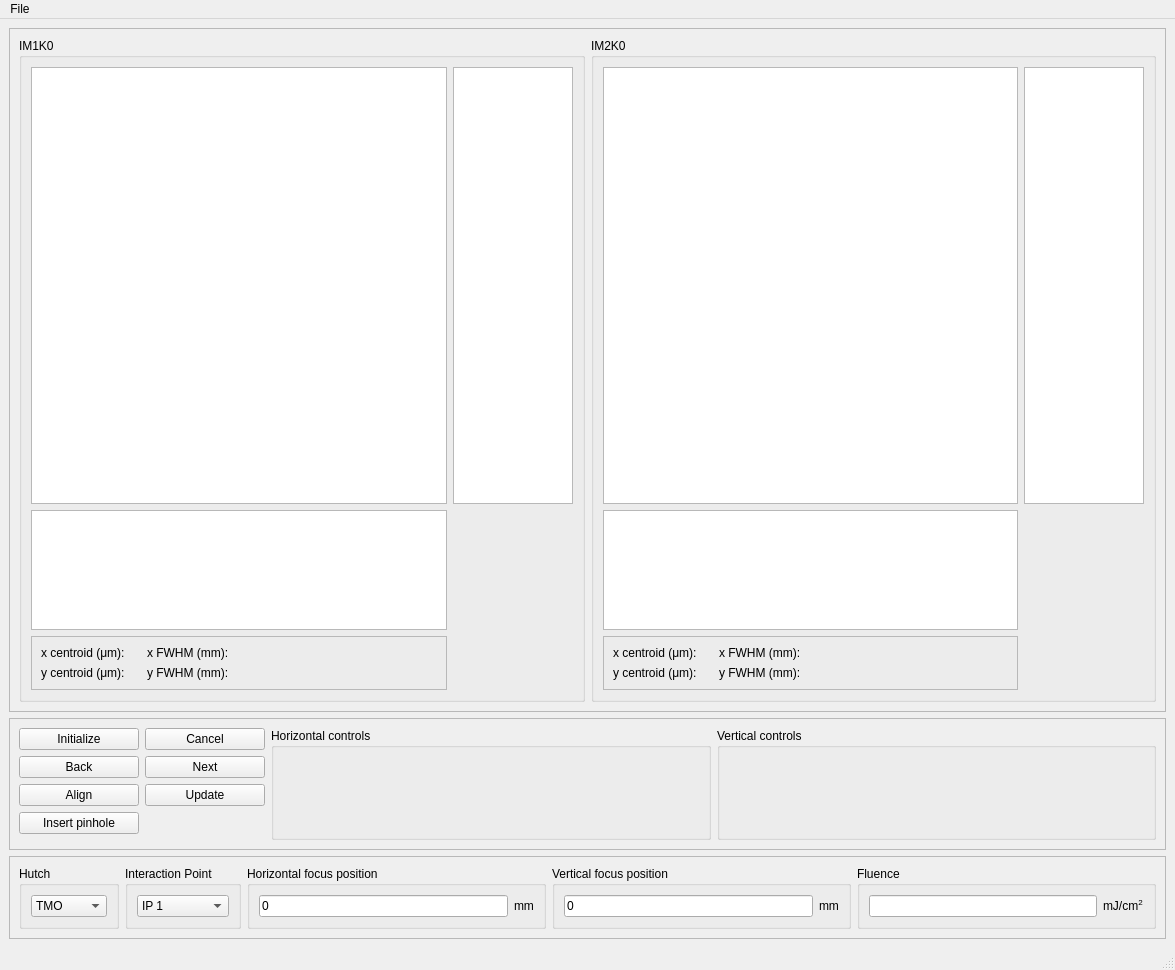
<?xml version="1.0" encoding="UTF-8"?>
<ui version="4.0">
 <class>MainWindow</class>
 <widget class="QMainWindow" name="MainWindow">
  <property name="geometry">
   <rect>
    <x>0</x>
    <y>0</y>
    <width>1175</width>
    <height>970</height>
   </rect>
  </property>
  <property name="windowTitle">
   <string>Alignment Sim</string>
  </property>
  <widget class="QWidget" name="centralwidget">
   <layout class="QVBoxLayout" name="verticalLayout">
    <item>
     <widget class="QFrame" name="frame">
      <property name="maximumSize">
       <size>
        <width>16777215</width>
        <height>16777215</height>
       </size>
      </property>
      <property name="frameShape">
       <enum>QFrame::StyledPanel</enum>
      </property>
      <property name="frameShadow">
       <enum>QFrame::Raised</enum>
      </property>
      <layout class="QHBoxLayout" name="horizontalLayout">
       <item>
        <widget class="QGroupBox" name="leftGroupBox">
         <property name="minimumSize">
          <size>
           <width>300</width>
           <height>0</height>
          </size>
         </property>
         <property name="maximumSize">
          <size>
           <width>1000</width>
           <height>1000</height>
          </size>
         </property>
         <property name="title">
          <string>IM1K0</string>
         </property>
         <layout class="QGridLayout" name="gridLayout">
          <item row="0" column="0">
           <widget class="GraphicsLayoutWidget" name="leftCanvas">
            <property name="minimumSize">
             <size>
              <width>0</width>
              <height>0</height>
             </size>
            </property>
            <property name="maximumSize">
             <size>
              <width>1000</width>
              <height>1000</height>
             </size>
            </property>
           </widget>
          </item>
          <item row="0" column="1">
           <widget class="GraphicsLayoutWidget" name="leftVerticalCanvas">
            <property name="maximumSize">
             <size>
              <width>120</width>
              <height>16777215</height>
             </size>
            </property>
           </widget>
          </item>
          <item row="2" column="0">
           <widget class="QFrame" name="frame_5">
            <property name="minimumSize">
             <size>
              <width>0</width>
              <height>25</height>
             </size>
            </property>
            <property name="frameShape">
             <enum>QFrame::StyledPanel</enum>
            </property>
            <property name="frameShadow">
             <enum>QFrame::Raised</enum>
            </property>
            <layout class="QFormLayout" name="formLayout">
             <item row="0" column="0">
              <widget class="QLabel" name="x1CentroidLabel">
               <property name="minimumSize">
                <size>
                 <width>100</width>
                 <height>0</height>
                </size>
               </property>
               <property name="text">
                <string>x centroid (μm):    </string>
               </property>
              </widget>
             </item>
             <item row="0" column="1">
              <widget class="QLabel" name="x1WidthLabel">
               <property name="minimumSize">
                <size>
                 <width>100</width>
                 <height>0</height>
                </size>
               </property>
               <property name="text">
                <string>x FWHM (mm):</string>
               </property>
              </widget>
             </item>
             <item row="1" column="0">
              <widget class="QLabel" name="y1CentroidLabel">
               <property name="minimumSize">
                <size>
                 <width>100</width>
                 <height>0</height>
                </size>
               </property>
               <property name="text">
                <string>y centroid (μm):    </string>
               </property>
              </widget>
             </item>
             <item row="1" column="1">
              <widget class="QLabel" name="y1WidthLabel">
               <property name="minimumSize">
                <size>
                 <width>100</width>
                 <height>0</height>
                </size>
               </property>
               <property name="text">
                <string>y FWHM (mm):</string>
               </property>
              </widget>
             </item>
            </layout>
           </widget>
          </item>
          <item row="1" column="0">
           <widget class="GraphicsLayoutWidget" name="leftHorizontalCanvas">
            <property name="maximumSize">
             <size>
              <width>16777215</width>
              <height>120</height>
             </size>
            </property>
           </widget>
          </item>
         </layout>
        </widget>
       </item>
       <item>
        <widget class="QGroupBox" name="rightGroupBox">
         <property name="maximumSize">
          <size>
           <width>1000</width>
           <height>1000</height>
          </size>
         </property>
         <property name="title">
          <string>IM2K0</string>
         </property>
         <layout class="QGridLayout" name="gridLayout_2">
          <item row="1" column="0">
           <widget class="GraphicsLayoutWidget" name="rightHorizontalCanvas">
            <property name="maximumSize">
             <size>
              <width>16777215</width>
              <height>120</height>
             </size>
            </property>
           </widget>
          </item>
          <item row="0" column="1">
           <widget class="GraphicsLayoutWidget" name="rightVerticalCanvas">
            <property name="maximumSize">
             <size>
              <width>120</width>
              <height>16777215</height>
             </size>
            </property>
           </widget>
          </item>
          <item row="0" column="0">
           <widget class="GraphicsLayoutWidget" name="rightCanvas">
            <property name="maximumSize">
             <size>
              <width>1000</width>
              <height>1000</height>
             </size>
            </property>
           </widget>
          </item>
          <item row="2" column="0">
           <widget class="QFrame" name="frame_6">
            <property name="minimumSize">
             <size>
              <width>0</width>
              <height>25</height>
             </size>
            </property>
            <property name="frameShape">
             <enum>QFrame::StyledPanel</enum>
            </property>
            <property name="frameShadow">
             <enum>QFrame::Raised</enum>
            </property>
            <layout class="QFormLayout" name="formLayout_2">
             <item row="0" column="0">
              <widget class="QLabel" name="x2CentroidLabel">
               <property name="minimumSize">
                <size>
                 <width>100</width>
                 <height>0</height>
                </size>
               </property>
               <property name="text">
                <string>x centroid (μm):    </string>
               </property>
              </widget>
             </item>
             <item row="0" column="1">
              <widget class="QLabel" name="x2WidthLabel">
               <property name="minimumSize">
                <size>
                 <width>100</width>
                 <height>0</height>
                </size>
               </property>
               <property name="text">
                <string>x FWHM (mm):</string>
               </property>
              </widget>
             </item>
             <item row="1" column="0">
              <widget class="QLabel" name="y2CentroidLabel">
               <property name="minimumSize">
                <size>
                 <width>100</width>
                 <height>0</height>
                </size>
               </property>
               <property name="text">
                <string>y centroid (μm):    </string>
               </property>
              </widget>
             </item>
             <item row="1" column="1">
              <widget class="QLabel" name="y2WidthLabel">
               <property name="minimumSize">
                <size>
                 <width>100</width>
                 <height>0</height>
                </size>
               </property>
               <property name="text">
                <string>y FWHM (mm): </string>
               </property>
              </widget>
             </item>
            </layout>
           </widget>
          </item>
         </layout>
        </widget>
       </item>
      </layout>
     </widget>
    </item>
    <item>
     <widget class="QFrame" name="frame_3">
      <property name="maximumSize">
       <size>
        <width>16777215</width>
        <height>250</height>
       </size>
      </property>
      <property name="frameShape">
       <enum>QFrame::StyledPanel</enum>
      </property>
      <property name="frameShadow">
       <enum>QFrame::Raised</enum>
      </property>
      <layout class="QGridLayout" name="gridLayout_3">
       <item row="3" column="0">
        <widget class="QPushButton" name="alignPushButton">
         <property name="maximumSize">
          <size>
           <width>120</width>
           <height>16777215</height>
          </size>
         </property>
         <property name="text">
          <string>Align</string>
         </property>
        </widget>
       </item>
       <item row="3" column="1">
        <widget class="QPushButton" name="updatePushButton">
         <property name="maximumSize">
          <size>
           <width>120</width>
           <height>16777215</height>
          </size>
         </property>
         <property name="text">
          <string>Update</string>
         </property>
        </widget>
       </item>
       <item row="1" column="2" rowspan="5">
        <widget class="QGroupBox" name="horizontal_groupBox">
         <property name="minimumSize">
          <size>
           <width>200</width>
           <height>0</height>
          </size>
         </property>
         <property name="title">
          <string>Horizontal controls</string>
         </property>
        </widget>
       </item>
       <item row="1" column="0">
        <widget class="QPushButton" name="initializePushButton">
         <property name="maximumSize">
          <size>
           <width>120</width>
           <height>16777215</height>
          </size>
         </property>
         <property name="text">
          <string>Initialize</string>
         </property>
        </widget>
       </item>
       <item row="1" column="1">
        <widget class="QPushButton" name="cancelPushButton">
         <property name="maximumSize">
          <size>
           <width>120</width>
           <height>16777215</height>
          </size>
         </property>
         <property name="text">
          <string>Cancel</string>
         </property>
        </widget>
       </item>
       <item row="1" column="3" rowspan="5">
        <widget class="QGroupBox" name="vertical_groupBox">
         <property name="minimumSize">
          <size>
           <width>200</width>
           <height>0</height>
          </size>
         </property>
         <property name="title">
          <string>Vertical controls</string>
         </property>
        </widget>
       </item>
       <item row="2" column="0">
        <widget class="QPushButton" name="backPushButton">
         <property name="maximumSize">
          <size>
           <width>120</width>
           <height>16777215</height>
          </size>
         </property>
         <property name="text">
          <string>Back</string>
         </property>
        </widget>
       </item>
       <item row="2" column="1">
        <widget class="QPushButton" name="nextPushButton">
         <property name="maximumSize">
          <size>
           <width>120</width>
           <height>16777215</height>
          </size>
         </property>
         <property name="text">
          <string>Next</string>
         </property>
        </widget>
       </item>
       <item row="4" column="0">
        <widget class="QPushButton" name="pinholePushButton">
         <property name="maximumSize">
          <size>
           <width>120</width>
           <height>16777215</height>
          </size>
         </property>
         <property name="text">
          <string>Insert pinhole</string>
         </property>
        </widget>
       </item>
      </layout>
     </widget>
    </item>
    <item>
     <widget class="QFrame" name="frame_2">
      <property name="maximumSize">
       <size>
        <width>16777215</width>
        <height>100</height>
       </size>
      </property>
      <property name="frameShape">
       <enum>QFrame::StyledPanel</enum>
      </property>
      <property name="frameShadow">
       <enum>QFrame::Raised</enum>
      </property>
      <layout class="QHBoxLayout" name="horizontalLayout_2">
       <item>
        <widget class="QGroupBox" name="groupBox_6">
         <property name="minimumSize">
          <size>
           <width>0</width>
           <height>60</height>
          </size>
         </property>
         <property name="title">
          <string>Hutch</string>
         </property>
         <layout class="QVBoxLayout" name="verticalLayout_8">
          <item>
           <widget class="QComboBox" name="hutchComboBox">
            <property name="minimumSize">
             <size>
              <width>0</width>
              <height>20</height>
             </size>
            </property>
            <item>
             <property name="text">
              <string>TMO</string>
             </property>
            </item>
            <item>
             <property name="text">
              <string>NEH 2.2</string>
             </property>
            </item>
            <item>
             <property name="text">
              <string>TXI</string>
             </property>
            </item>
           </widget>
          </item>
         </layout>
        </widget>
       </item>
       <item>
        <widget class="QGroupBox" name="groupBox_7">
         <property name="minimumSize">
          <size>
           <width>0</width>
           <height>60</height>
          </size>
         </property>
         <property name="title">
          <string>Interaction Point</string>
         </property>
         <layout class="QVBoxLayout" name="verticalLayout_7">
          <item>
           <widget class="QComboBox" name="IPComboBox">
            <item>
             <property name="text">
              <string>IP 1</string>
             </property>
            </item>
           </widget>
          </item>
         </layout>
        </widget>
       </item>
       <item>
        <widget class="QGroupBox" name="groupBox_3">
         <property name="minimumSize">
          <size>
           <width>0</width>
           <height>60</height>
          </size>
         </property>
         <property name="title">
          <string>Horizontal focus position</string>
         </property>
         <layout class="QHBoxLayout" name="horizontalLayout_4">
          <item>
           <widget class="QLineEdit" name="xfocusLineEdit">
            <property name="text">
             <string>0</string>
            </property>
           </widget>
          </item>
          <item>
           <widget class="QLabel" name="label">
            <property name="text">
             <string>mm</string>
            </property>
           </widget>
          </item>
         </layout>
        </widget>
       </item>
       <item>
        <widget class="QGroupBox" name="groupBox_4">
         <property name="minimumSize">
          <size>
           <width>0</width>
           <height>60</height>
          </size>
         </property>
         <property name="title">
          <string>Vertical focus position</string>
         </property>
         <layout class="QHBoxLayout" name="horizontalLayout_5">
          <item>
           <widget class="QLineEdit" name="yfocusLineEdit">
            <property name="text">
             <string>0</string>
            </property>
           </widget>
          </item>
          <item>
           <widget class="QLabel" name="label_2">
            <property name="text">
             <string>mm</string>
            </property>
           </widget>
          </item>
         </layout>
        </widget>
       </item>
       <item>
        <widget class="QGroupBox" name="groupBox_5">
         <property name="minimumSize">
          <size>
           <width>0</width>
           <height>60</height>
          </size>
         </property>
         <property name="title">
          <string>Fluence</string>
         </property>
         <layout class="QHBoxLayout" name="horizontalLayout_6">
          <item>
           <widget class="QLineEdit" name="fluenceLineEdit"/>
          </item>
          <item>
           <widget class="QLabel" name="label_3">
            <property name="text">
             <string>mJ/cm&lt;sup&gt;2&lt;/sup&gt;</string>
            </property>
           </widget>
          </item>
         </layout>
        </widget>
       </item>
      </layout>
     </widget>
    </item>
   </layout>
  </widget>
  <widget class="QMenuBar" name="menubar">
   <property name="geometry">
    <rect>
     <x>0</x>
     <y>0</y>
     <width>1175</width>
     <height>20</height>
    </rect>
   </property>
   <widget class="QMenu" name="menuFile">
    <property name="title">
     <string>File</string>
    </property>
    <addaction name="actionChange_Source"/>
    <addaction name="actionCalibrate"/>
   </widget>
   <addaction name="menuFile"/>
  </widget>
  <widget class="QStatusBar" name="statusbar"/>
  <action name="actionChange_Source">
   <property name="text">
    <string>Change Parameters</string>
   </property>
  </action>
  <action name="actionCalibrate">
   <property name="text">
    <string>Calibrate</string>
   </property>
  </action>
 </widget>
 <customwidgets>
  <customwidget>
   <class>GraphicsLayoutWidget</class>
   <extends>QGraphicsView</extends>
   <header>pyqtgraph</header>
  </customwidget>
 </customwidgets>
 <resources/>
 <connections/>
</ui>
